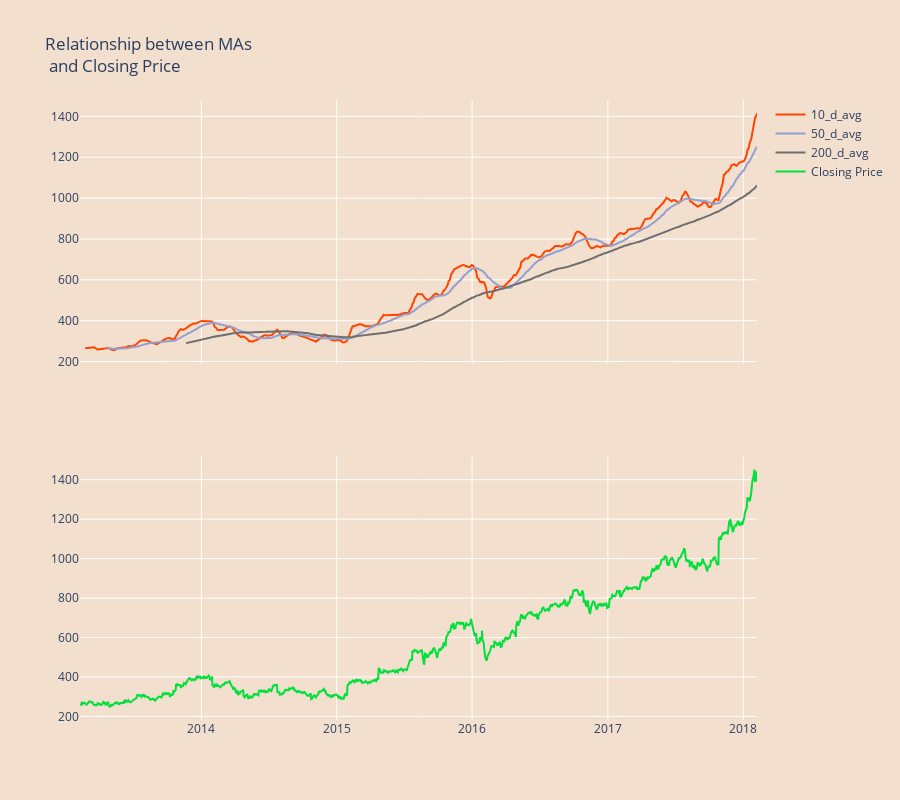

The notebook cell saved with this chart:
### Code cell
fig = tls.make_subplots(rows=2, cols=1, shared_xaxes=True)

colors = ['#ff4500', '#92a1cf', '#6E6E6E']
avgs = ['10_d_avg', '50_d_avg', '200_d_avg']
# for i,c in zip(range(n),color):
#    ax1.plot(x, y,c=c)

for col, c in zip(avgs, colors):
    fig.append_trace({'x': amzn_df.index, 'y': amzn_df[col], 'type': 'scatter', 'name': col, 'line': {'color': c}}, 1, 1)
for col in ['close']:
    fig.append_trace({'x': amzn_df.index, 'y': amzn_df[col], 'type': 'scatter', 'name': 'Closing Price', 'line':{'color': '#01DF3A'}}, 2, 1)
    
fig['layout'].update(height=800,title='Relationship between MAs <br> and Closing Price',
                    paper_bgcolor='#F2DFCE', plot_bgcolor='#F2DFCE')
    
iplot(fig, filename='pandas/mixed-type subplots')

### Figure 1 — Plotly figure (JSON) as saved in the notebook; plotly's stock layout.template omitted (floating-point values rounded to 4 significant figures; data arrays with more than 128 entries replaced by an {"elided": "..."} marker saying what was removed)
{"data": [{"line": {"color": "#ff4500"}, "name": "10_d_avg", "type": "scatter", "x": {"elided": "1259 str values"}, "xaxis": "x", "y": {"elided": "1259 float values"}, "yaxis": "y"}, {"line": {"color": "#92a1cf"}, "name": "50_d_avg", "type": "scatter", "x": {"elided": "1259 str values"}, "xaxis": "x", "y": {"elided": "1259 float values"}, "yaxis": "y"}, {"line": {"color": "#6E6E6E"}, "name": "200_d_avg", "type": "scatter", "x": {"elided": "1259 str values"}, "xaxis": "x", "y": {"elided": "1259 float values"}, "yaxis": "y"}, {"line": {"color": "#01DF3A"}, "name": "Closing Price", "type": "scatter", "x": {"elided": "1259 str values"}, "xaxis": "x2", "y": {"elided": "1259 float values"}, "yaxis": "y2"}], "layout": {"height": 800, "paper_bgcolor": "#F2DFCE", "plot_bgcolor": "#F2DFCE", "title": {"text": "Relationship between MAs <br> and Closing Price"}, "xaxis": {"anchor": "y", "domain": [0, 1], "matches": "x2", "showticklabels": false}, "xaxis2": {"anchor": "y2", "domain": [0, 1]}, "yaxis": {"anchor": "x", "domain": [0.575, 1]}, "yaxis2": {"anchor": "x2", "domain": [0, 0.425]}}}
